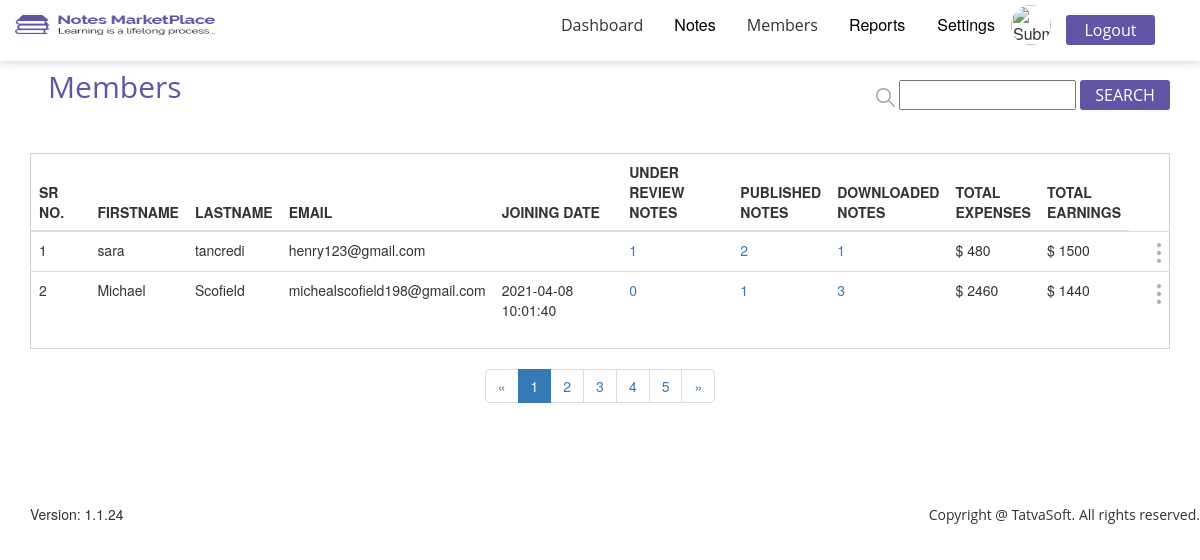
/admin/member.php, run on the app's committed database.
### tables this page shows
CREATE TABLE `users` (
  `id` int(11) NOT NULL,
  `roleid` int(11) NOT NULL,
  `firstname` varchar(50) NOT NULL,
  `lastname` varchar(50) NOT NULL,
  `emailID` varchar(100) NOT NULL,
  `password` varchar(200) NOT NULL,
  `isemailverified` bit(1) NOT NULL,
  `createddate` datetime DEFAULT NULL,
  `createdby` int(11) DEFAULT NULL,
  `modifieddate` datetime DEFAULT NULL,
  `modifiedby` int(11) DEFAULT NULL,
  `isactive` bit(11) NOT NULL
);

### admin/member.php (the view, shortened to what this page needs)
<!DOCTYPE html>
<html lang="en">
    <head>
        <link rel="stylesheet" href="css/font-awesome/css/font-awesome.min.css">
        <link rel="stylesheet" href="css/bootstrap/bootstrap.min.css">
        <link rel="stylesheet" href="css/member.css">
    </head>
    <body>
        <?php include "../includes/adminheader.php";?>
        <section id="publishednote">
            <div class="content-box-lg">
                <div class="contanier">
                    <div class="row">
                        <div class="col-md-12">
                            <div class="col-md-12">
                               <div class="col-md-6 text-left">
                                    <div class="horizontal-heading">
                                        <h2>Members</h2>
                                    </div>
                               </div>
                               <div class="col-md-6 text-right">
                                  <div id="searchbar" style="margin-top:30px;">
                                        <form action="" method="post">
                                            <img src="images/Admin_images/images/search-icon.png">
                                            <input type="text" id="search" name="search">
                                            <button class="searchbtn">search</button>
                                        </form>
                                  </div>
                               </div>
                            </div>
                            <div class="col-md-12 note">
                               <div id="dataelements">
                                   <div class="item" data-dot="1">
                                       <div class="col-md-12">
                                            <div class="inprogress-table table-responsive">
                                                <table class="table">
                                                    <thead>
                                                        <tr>
                                                            <th scope="col">SR NO.</th>
                                                            <th scope="col">FIRSTNAME</th>
                                                            <th scope="col">LASTNAME</th>
                                                            <th scope="col">EMAIL</th>
                                                            <th scope="col">JOINING DATE</th>
                                                            <th scope="col">UNDER REVIEW<br>NOTES</th>
                                                            <th scope="col">PUBLISHED<br>NOTES</th>
                                                            <th scope="col">DOWNLOADED<br>NOTES</th>
                                                            <th scope="col">TOTAL<br>EXPENSES</th>
                                                            <th scope="col">TOTAL<br>EARNINGS</th>
                                                        </tr>
                                                    </thead>
                                                    <tbody>
                                                       <?php
                                                            if(isset($_POST['search'])){
                                                                $search=$_POST['search'];
                                                                $query="SELECT * from users WHERE (firstname LIKE '%$search%' OR lastname LIKE '%$search%' OR emailID LIKE '%$search%') AND roleid=2";
                                                                $result=mysqli_query($connection,$query);
                                                            }else {
                                                                $query="SELECT * from users WHERE roleid=2";
                                                                $result=mysqli_query($connection,$query);
                                                            }
                                                            if(mysqli_num_rows($result)!=0){
                                                                while($row = mysqli_fetch_assoc($result)){
                                                                    $memberid=$row['id'];
                                                                    $firstname=$row['firstname'];
                                                                    $lastname=$row['lastname'];
                                                                    $email=$row['emailID'];
                                                                    $joindate=$row['createddate'];
                                                                    static $a=1;
    ?>
                                                                    <tr>
                                                                    <td scope='row'><?php echo $a++; ?></td>
                                                                    <td><?php echo $firstname; ?></td>
                                                                    <td><?php echo $lastname; ?></td>
                                                                    <td><?php echo $email; ?></td>
                                                                    <td><?php echo $joindate; ?></td>
                                                                    <td><a href='notereview.php'>
                                                                        <?php
                                                                            $review_result=mysqli_query($connection,"SELECT * FROM sellernotes WHERE status=1 AND sellerid=$memberid");
                                                                            echo mysqli_num_rows($review_result);
                                                                        ?>
                                                                    </a></td>
                                                                    <td><a href='adpublished.php'>
                                                                        <?php
                                                                            $publish_result=mysqli_query($connection,"SELECT * FROM sellernotes WHERE status=3 AND sellerid=$memberid");
                                                                            echo mysqli_num_rows($publish_result);
                                                                        ?>
                                                                    </a></td>
                                                                    <td><a href='addownload.php'>
                                                                        <?php
                                                                            $download_result=mysqli_query($connection,"SELECT * FROM downloads WHERE downloader=$memberid");
                                                                            echo mysqli_num_rows($download_result);
                                                                        ?>
                                                                    </a></td>
                                                                    <td>&#36;
                                                                        <?php
                                                                            $exp_result=mysqli_query($connection,"SELECT * FROM downloads WHERE downloader=$memberid");
                                                                            $sum=0;
                                                                            while($row=mysqli_fetch_assoc($exp_result)){
                                                                                $sum+=$row['purchasedprice'];
                                                                            }
                                                                            echo $sum;
                                                                        ?>
                                                                    </td>
                                                                    <td>&#36;
                                                                        <?php
                                                                            $ear_result=mysqli_query($connection,"SELECT * FROM downloads WHERE seller=$memberid");
                                                                            $sum=0;
                                                                            while($row=mysqli_fetch_assoc($ear_result)){
                                                                                $sum+=$row['purchasedprice'];
                                                                            }
                                                                            echo $sum;
                                                                        ?>
                                                                    </td>
                                                                    <td class='dropdown'>
                                                                        <div id='dots' class='btn-group'><img class='dropdown-toggle' data-toggle='dropdown' style='margin-left:20px' aria-haspopup='true' aria-expanded='true' src='images/Admin_images/images/dots.png'>
                                                                        </div>
                                                                    </td>
                                                                    </tr>
                                                        <?php
                                                                }
                                                            }else{
                                                                echo "<h2 class='text-center' style='color:#6255a5;'>NO RECORD FOUND</h2>";
                                                            }
                                                        ?>
                                                    </tbody>
                                                </table>
                                            </div>
                                            <div class="text-center" aria-label="Page navigation example">
                                                <ul class="pagination">
                                                    <li class="disabled"><a href="#">«</a></li>
                                                    <li class="active"><a href="#">1 <span class="sr-only">(current)</span></a></li>
                                                    <li><a href="#">2</a></li>
                                                    <li><a href="#">3</a></li>
                                                    <li><a href="#">4</a></li>
                                                    <li><a href="#">5</a></li>
                                                    <li><a href="#">»</a></li>
                                                </ul>
                                            </div>
                                        </div>
                                   </div>
                               </div>
                            </div>
                        </div>
                    </div>
                </div>
            </div>
        </section>
        <footer>
            <div class="content-box-sm">
                <div class="contanier">
                    <div class="row">
                        <div class="col-md-6 text-left">
                            <h5>Version: 1.1.24</h5>
                        </div>
                        <div class="col-md-6 text-right" id="copytext">
                            <h5>Copyright @ TatvaSoft. All rights reserved.</h5>
                        </div>
                    </div>
                </div>
            </div>
        </footer>
    </body>
</html>

### admin/css/member.css (style rules this page uses)
.content-box-lg { padding: 20px 0; }
.content-box-sm { padding: 50px 0; padding-left: 30px; }
.horizontal-heading { color: #6255a5; font-family: "Open sans", sans-serif; font-size: 34px; line-height: 38px; font-weight: 600; margin: 0 0 30px 18px; }
.dropdown { position: relative; display: inline-block; }
.table-responsive { margin-top: 20px; border:1px solid #d1d1d1; padding: 0; }
.searchbtn { color: #fff; border-radius: 3px; border: none; background-color: #6255a5; font-size: 16px; line-height: 22px; font-family: "Open sans", sans-serif; width: 90px; height: 30px; text-transform: uppercase; }
input[type=text] { height: 30px; }
#copytext { font-family: "Open Sans", sans-serif; font-size: 14px; font-weight: 400; line-height: 18px; color: #333333; }

### data on the page
users: firstname "sara", lastname "tancredi", emailID "henry123@gmail.com", mysqli_num_rows($review_result) "1", mysqli_num_rows($publish_result) "2", mysqli_num_rows($download_result) "1", sum "480", sum "1500"
users: firstname "Michael", lastname "Scofield", emailID "michealscofield198@gmail.com", createddate "2021-04-08 10:01:40", mysqli_num_rows($review_result) "0", mysqli_num_rows($publish_result) "1", mysqli_num_rows($download_result) "3", sum "2460", sum "1440"
